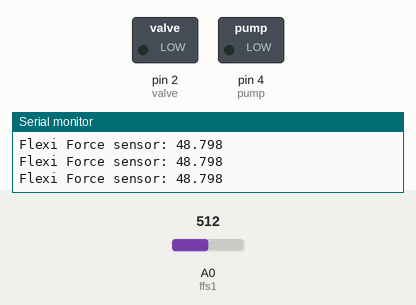
The sketch below on a simulated Arduino Mega 2560, built with avr-gcc and run on an emulated ATmega2560. Parts: switched loads named in the sketch (green lamp = pin HIGH), the last lines printed to the serial monitor. The inputs (shaded band) are chosen by the test bench; at power-on: A0 (ffs1) = 512.

Above: at 1.2 s.
1.3 s: A0 (ffs1) set to 721
4.3 s: A0 (ffs1) set to 751
At 5.7 s:
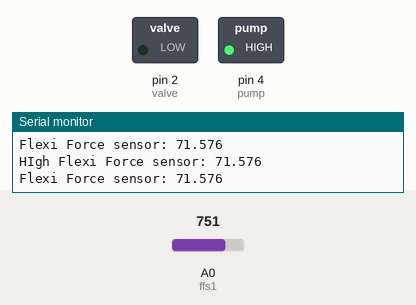
Timing chart, 0 to 7.3 s (numbered marks = the images above; inputs shaded):
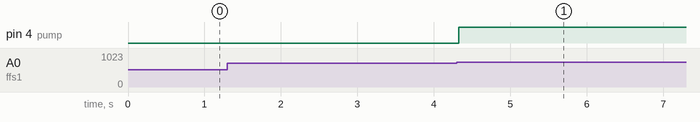

Measured:
- the behaviour switches between 734 and 735 on A0 (ffs1) (found by bisection; images 0 and 1)
- after the input at 4.3 s, pin 4 (pump): LOW → HIGH at once

The sketch:

Force_sensor_demo.ino
```cpp
float cf = 19.5; // caliberation factor

int ffs1 = A0; // FlexiForce sensor is connected analog pin A0 of arduino or mega.
int airSensor  = A1;
int pump = 4; //sets digital pin 1 as force output
int valve = 2;
int ffsdata = 0;
float voutFFS = 0;
float vout;
void setup()
{
  Serial.begin(9600);
  pinMode(ffs1, INPUT);
  pinMode(airSensor, INPUT);
  pinMode(pump, OUTPUT);
  pinMode(valve, OUTPUT);

}

void loop()
{


ffsdata = analogRead(ffs1);
voutFFS = (ffsdata * 5.0) / 1023.0;
voutFFS = voutFFS * cf ;

/*airSensorData = analogRead(airSensor);
voutAS = airSensorData; // will change this later
//other logic to turn it to voltage

if (voutFFS == 0  && voutAS == 0){
  digitalWrite(pump, 0);
  digitalWrite(valve, 0);
}

if (voutFFS == 1  && voutAS == 1){
  digitalWrite(valve, 1);
  digitalWrite(pump, 0);
}
 */
  Serial.print("Flexi Force sensor: ");
 Serial.print(voutFFS,3);
Serial.println("");
digitalWrite(pump, LOW);
if (voutFFS >= 70){ // if force is detected from sensor then turn pump on
  digitalWrite(pump, HIGH);
delay(500);

//digitalWrite(pump, LOW);
Serial.print("HIgh Flexi Force sensor: ");
Serial.print(voutFFS,3);
Serial.println("");
}
/* else if (voutFFS < 70) {
    digitalWrite(pump, LOW);
     Serial.print("Low Flexi Force sensor: ");
Serial.print(voutFFS,3);
Serial.println("");
//delay(500);
  }*/


/*if(voutAS > 0) {
  digitalWrite(valve, 1);
}*/

delay(1);

}
```
